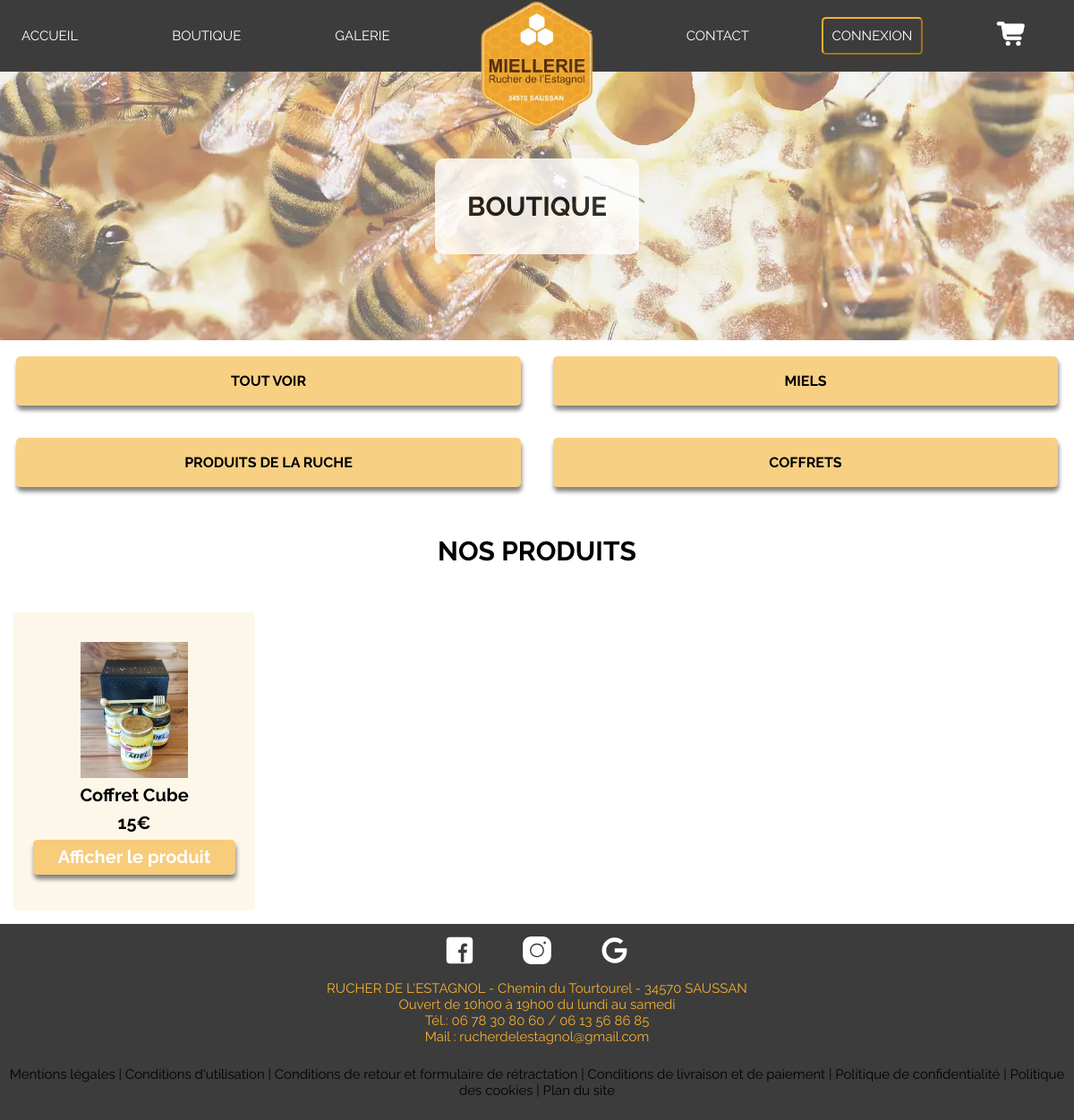
The page /pages/pageBoutique.php?filtre=coffrets on the database its author committed.
### tables this page shows
CREATE TABLE IF NOT EXISTS `produits` (
  `id_produit` int(11) NOT NULL AUTO_INCREMENT,
  `nom_produit` varchar(50) NOT NULL,
  `description_produit` text NOT NULL,
  `prix_produit` float NOT NULL,
  `stock_produit` int(11) DEFAULT NULL,
  `image_produit` varchar(200) NOT NULL,
  `id_categorie` int(11) NOT NULL,
  PRIMARY KEY (`id_produit`),
  KEY `fk_appartenir_categories` (`id_categorie`)
);

### PHP/phpGestionBoutique.php (the view, shortened to what this page needs)
<?php
    if(empty($_GET['filtre'])){
        $produits = $bdd->query('SELECT * FROM produits')->fetchAll();
        foreach ($produits as $produit) {
        echo '<article>
        <img src="../images/imagesProduits/' .$produit['image_produit'] .'" class="imgBoutique">
        <p class="boutiqueNomProduit">' . $produit['nom_produit'] . '</p>
        <p class="boutiquePrix">' . $produit['prix_produit'] . '€</p>
        <a href="pageProduit.php?selectionner='. $produit['id_produit'] .'" "class="ajouter">Afficher le produit</a>
        </article>';
        }
        }
        elseif($_GET['filtre'] == 'coffrets'){
        $produits = $bdd->query('SELECT * FROM produits WHERE id_categorie = 3')->fetchAll();
        foreach ($produits as $produit) {
            echo '<article>
            <img src="../images/imagesProduits/' .$produit['image_produit'] .'" class="imgBoutique">
            <p class="boutiqueNomProduit">' . $produit['nom_produit'] . '</p>
            <p class="boutiquePrix">' . $produit['prix_produit'] . '€</p>
            <a class="ajouter">Afficher le produit</a>
            </article>';
        }
    }

### style.css (style rules this page uses)
* { margin: 0px; --navColor:rgb(60,60,60); --white:rgb(255,255,255); --jaunepale: rgb(253,247,233); --jaune:rgb(244,175,46); --jauneClair:rgba(244, 175, 46, 0.59); font-family: 'Raleway', sans-serif; }
body { position: relative; }
.boutiqueProduits > article { padding: 5%; margin: 5%; border-radius: 5px; background-color: var(--jaunepale); text-align: center; font-weight: bold; display: flex; flex-direction: column; justify-content: center; font-size: 20px; font-weight: bold; }
.boutiqueNomProduit { margin: 3%; text-transform: capitalize; }
.imgBoutique { width: 50%; height: 50%; object-fit: cover; align-self: center; }
.ajouter { background-color: var(--jauneClair); box-shadow: 1px 5px 5px gray; margin: 3%; padding: 3%; color: var(--white); font-weight: bold; border-radius: 5px; }

### rows shown on the page
produits: image_produit (picture), nom_produit "Coffret Cube", prix_produit "15"
